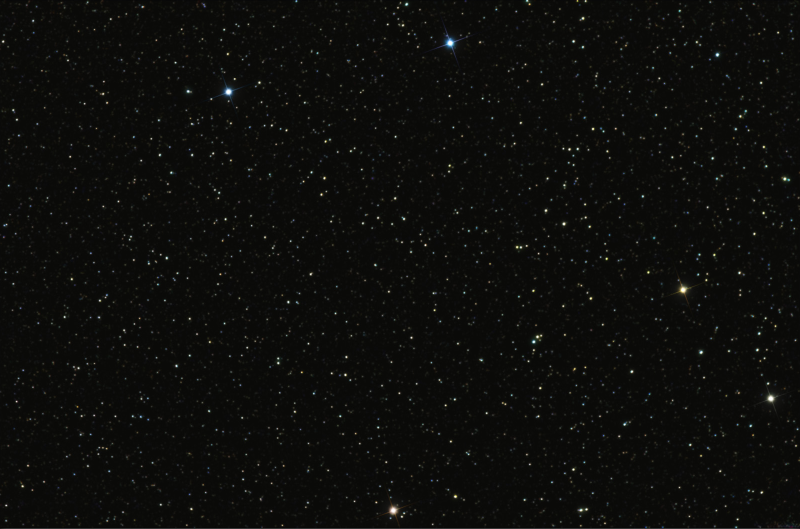
#> input picture images/StarMap.png, 1600 x 1057 px, found by its file name (shown at 1/2 size)
$ python SIFTwithBFmatcher.py
#> lines starting #> are read from the running program, lines starting #| are printed output that depends on the picture
# -*- coding: utf-8 -*-
"""
Created on Sun Jan 31 19:01:40 2021

@author: feyzi
"""
#%%

 # This function reads an image and returns its SIFT keypoints.
 # Then it finds the croppped image by comparing these keys points.
 #   Input parameters:
 #    imageFile: the file name for the image.

 #   Returned:
 #     image: the image array in double format
 #     descriptors: a K-by-128 matrix, where each row gives an invariant
 #         descriptor for one of the K keypoints.  The descriptor is a vector
 #         of 128 values normalized to unit length.

import numpy as np
import cv2
import matplotlib.pyplot as plt


img1 = cv2.imread('StarMap.png')
#> img1 is the input picture: shape (1057, 1600, 3); mean B, G, R 11, 13.2, 13
gray1 = cv2.cvtColor(img1, cv2.COLOR_BGR2GRAY)

sift = cv2.xfeatures2d.SIFT_create()
# find the keypoints and descriptors with SIFT
kp1,des1 = sift.detectAndCompute(gray1,None)
#> kp1 = 6542 keypoints; strongest (x, y, size): (1128, 448, 3.9), (1186, 258, 3.2), (691, 750, 3.1), (911, 993, 3.7)

print(len(kp1),len(des1))
#| 6542 6542
print(kp1,des1)
#> (printed output is left out)

img2 = cv2.imread('Small_area.png')
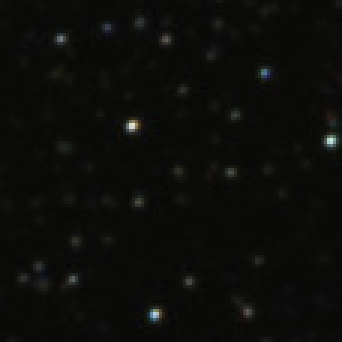
#> input picture images/Small_area.png, 114 x 114 px, found by its file name (shown 3 times larger)
#> img2 is the input picture: shape (114, 114, 3); mean B, G, R 10.6, 12.6, 12.5
gray2 = cv2.cvtColor(img2, cv2.COLOR_BGR2GRAY)

sift = cv2.xfeatures2d.SIFT_create()
# find the keypoints and descriptors with SIFT
kp2,des2 = sift.detectAndCompute(gray2,None)
#> kp2 = 67 keypoints; strongest (x, y, size): (44, 42, 2.1), (110, 47, 2.1), (51, 105, 2.1), (88, 24, 1.8)

print(len(kp2),len(des2))

bf = cv2.BFMatcher(cv2.NORM_L1, crossCheck=True)
matches = bf.match(des1,des2)
#> matches = 67 matches
matches = sorted(matches, key = lambda x:x.distance)

img3 = cv2.drawMatches(gray1, kp1, gray2, kp2, matches[:50], gray2, flags=2)
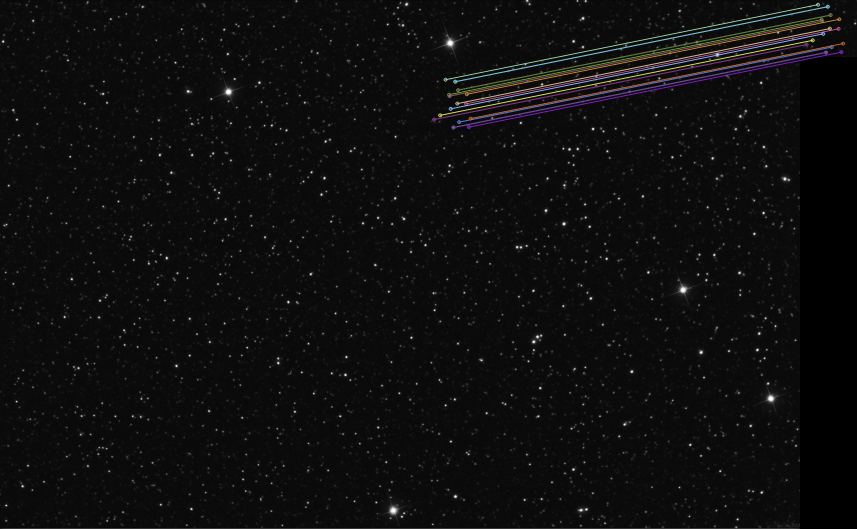
#> img3: shape (1057, 1714, 3) (shown at 1/2 size); mean of channels 0, 1, 2 13.9, 13.8, 14; drawn as B, G, R
plt.imshow(img3),plt.show()
cv2.imwrite('Result_sift.png',img3)

print(len(matches))
